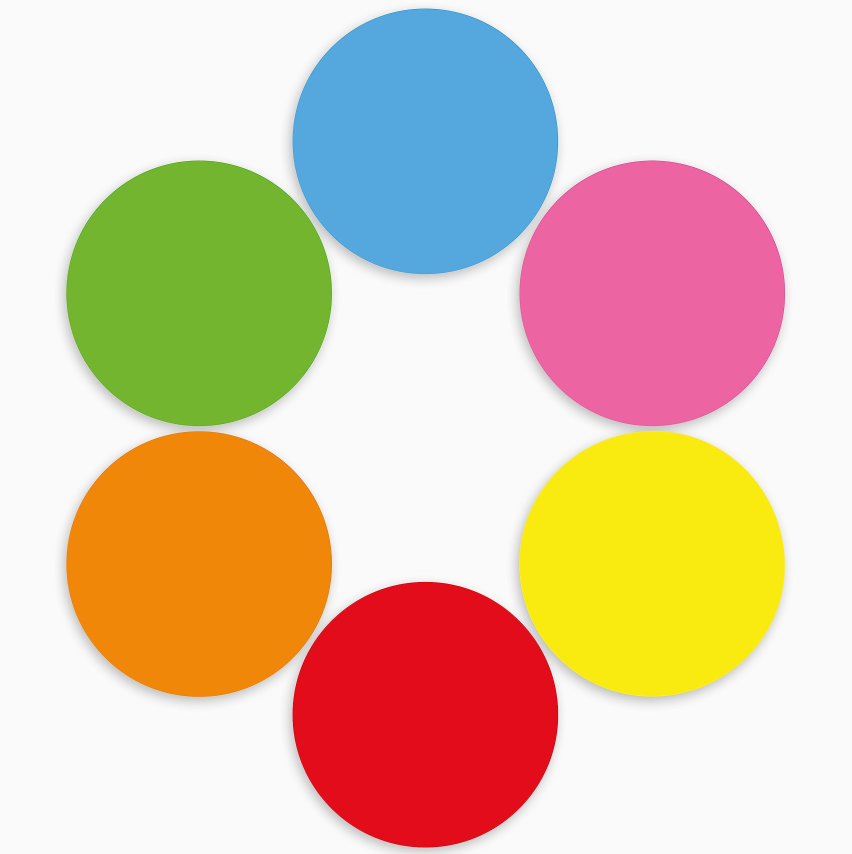
#> input picture cercle1.jpg, 2554 x 2560 px (shown at 1/3 size)
$ python -i hough_lines.py   (imports and definitions only)
#> lines starting #> are read from the running program, lines starting #| are printed output that depends on the picture; after the words box and inside, x2 and y2 are one past the last pixel; in counts of white or black regions, pixels touching at a corner belong together
import cv2
import numpy as np
import tkinter as tk
from tkinter import filedialog, messagebox

# =========================
# Trackbar callback
# =========================
def nothing(x):
    pass

# =========================
# Sélection d'image
# =========================
# [6 lines left out: function choisir_image, not called in this run]

# =========================
# Détection de lignes
# =========================
def lancer_detection_ligne(image_path):
#> called with image_path = 'cercle1.jpg'
    if not image_path:
        messagebox.showerror("Erreur", "Aucune image sélectionnée.")
        return

    img = cv2.imread(image_path)
#> img is the input picture: shape (2560, 2554, 3); mean B, G, R 171.2, 197.8, 222.3
    if img is None:
        messagebox.showerror("Erreur", "Impossible de charger l'image.")
        return

    # Redimensionner si nécessaire
    max_width = 600
    if img.shape[1] > max_width:
        scale = max_width / img.shape[1]
#> scale = 0.235
        img = cv2.resize(img, (int(img.shape[1]*scale), int(img.shape[0]*scale)))
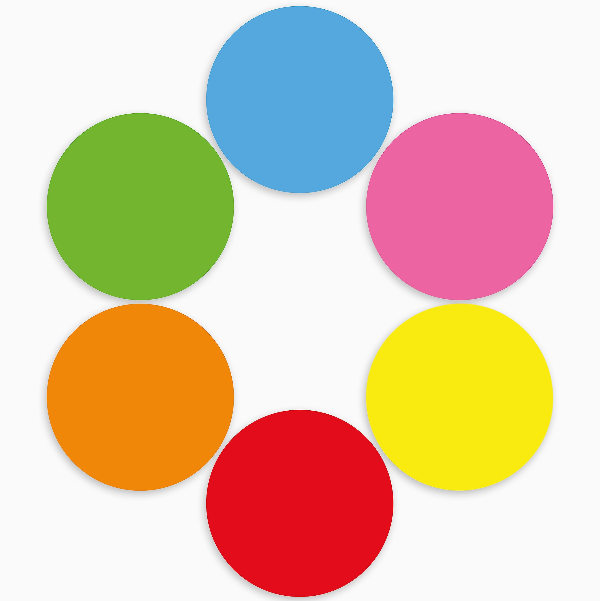
#> img: shape (601, 600, 3); mean B, G, R 171.2, 197.8, 222.3

    gray = cv2.cvtColor(img, cv2.COLOR_BGR2GRAY)
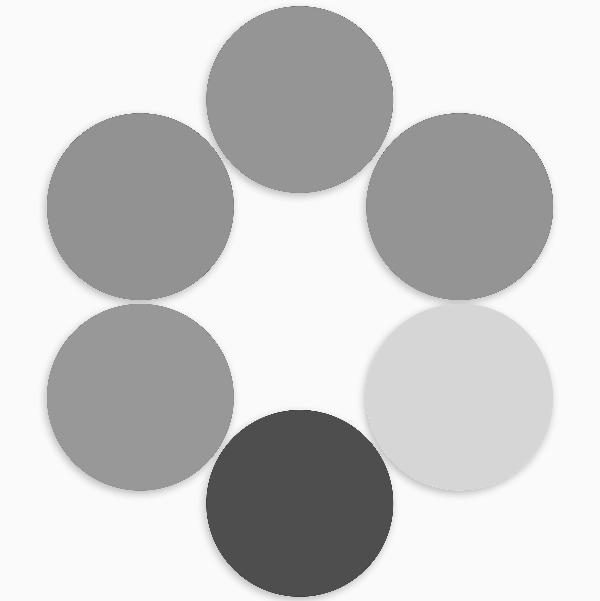
#> gray: shape (601, 600); min 57, max 252, mean 202.1
    blur = cv2.GaussianBlur(gray, (5,5), 1.5)

    # Fenêtre OpenCV
    cv2.namedWindow('Hough Lines')

    # Trackbars pour paramètres dynamiques
    cv2.createTrackbar('Threshold', 'Hough Lines', 50, 200, nothing)
    cv2.createTrackbar('MinLineLength', 'Hough Lines', 20, 200, nothing)
    cv2.createTrackbar('MaxLineGap', 'Hough Lines', 20, 100, nothing)
    cv2.createTrackbar('Canny1', 'Hough Lines', 30, 300, nothing)
    cv2.createTrackbar('Canny2', 'Hough Lines', 120, 300, nothing)

    while True:
        # Lire les valeurs des trackbars
        threshold = cv2.getTrackbarPos('Threshold', 'Hough Lines')
        min_line_length = cv2.getTrackbarPos('MinLineLength', 'Hough Lines')
        max_line_gap = cv2.getTrackbarPos('MaxLineGap', 'Hough Lines')
        canny1 = cv2.getTrackbarPos('Canny1', 'Hough Lines')
        canny2 = cv2.getTrackbarPos('Canny2', 'Hough Lines')

        # Détection des contours
        edges = cv2.Canny(blur, canny1, canny2)
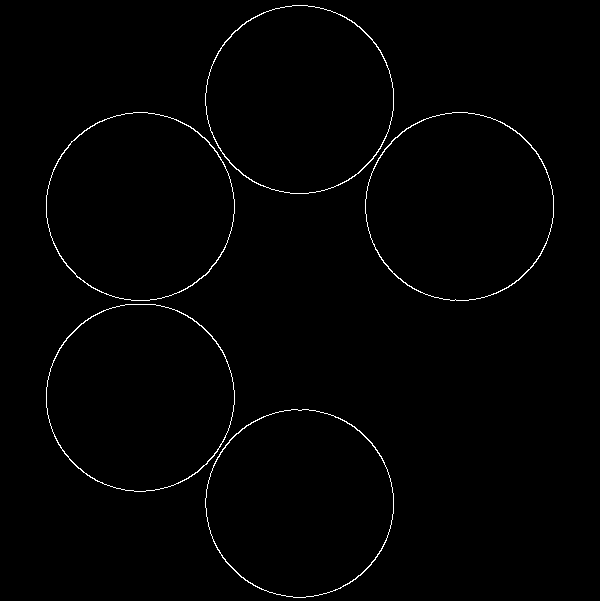
#> edges: shape (601, 600); 0.95% white in thin lines or dots, all inside (x1, y1, x2, y2) = (46, 5, 554, 598)

        # Détection des lignes
        lines = cv2.HoughLinesP(
            edges,
            rho=1,
            theta=np.pi/180,
            threshold=threshold,
            minLineLength=min_line_length,
            maxLineGap=max_line_gap
        )
#> lines = [[219, 157, 260, 185], [181, 291, 205, 275], [194, 474, 246, 425], [351, 178, 408, 127], [490, 295, 518, 280], [77, 136, 99, 121]]

        output = img.copy()
        if lines is not None:
            for line in lines:
                x1, y1, x2, y2 = line[0]
                cv2.line(output, (x1, y1), (x2, y2), (0, 0, 255), 2)
#> this loop made 6 passes
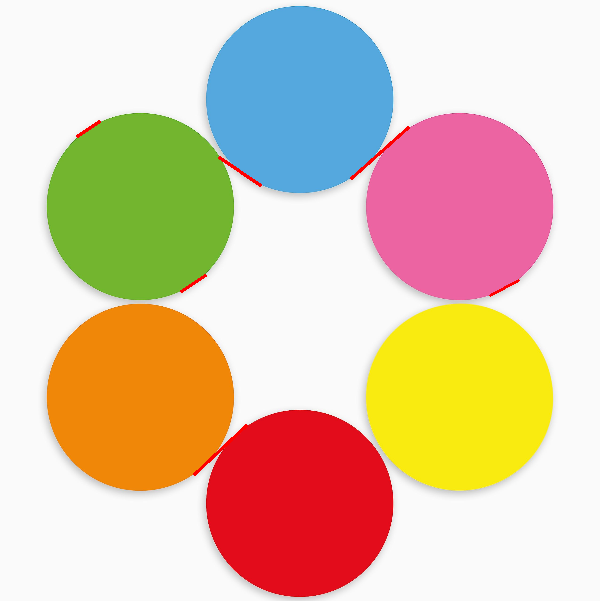
#> output: shape (601, 600, 3); 0.26% of pixels changed, all inside (x1, y1, x2, y2) = (76, 120, 520, 476)

        cv2.imshow('Hough Lines', output)

        # ESC pour quitter
        if cv2.waitKey(1) & 0xFF == 27:
#> (key Esc is pressed here)
            break

    cv2.destroyAllWindows()

# =========================
# Interface Tkinter
# =========================
# [26 lines left out: function interface_lignes, not called in this run]

>>> result = lancer_detection_ligne('cercle1.jpg')
